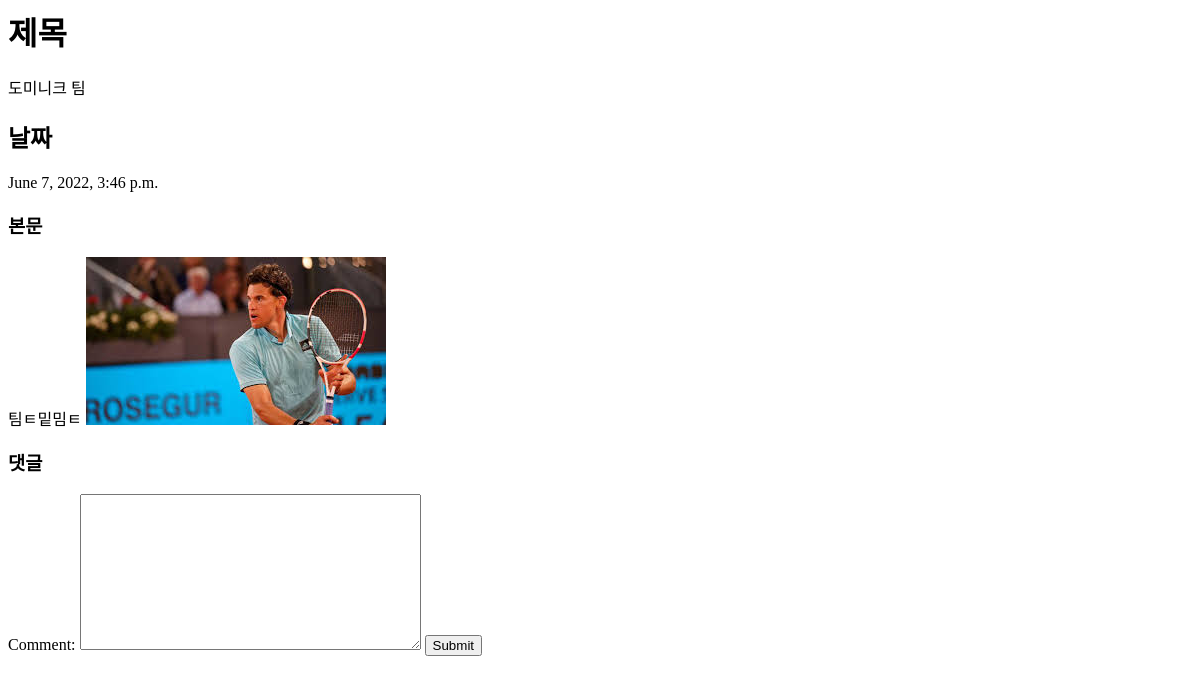
Before: /detail/7/ with the older database file.
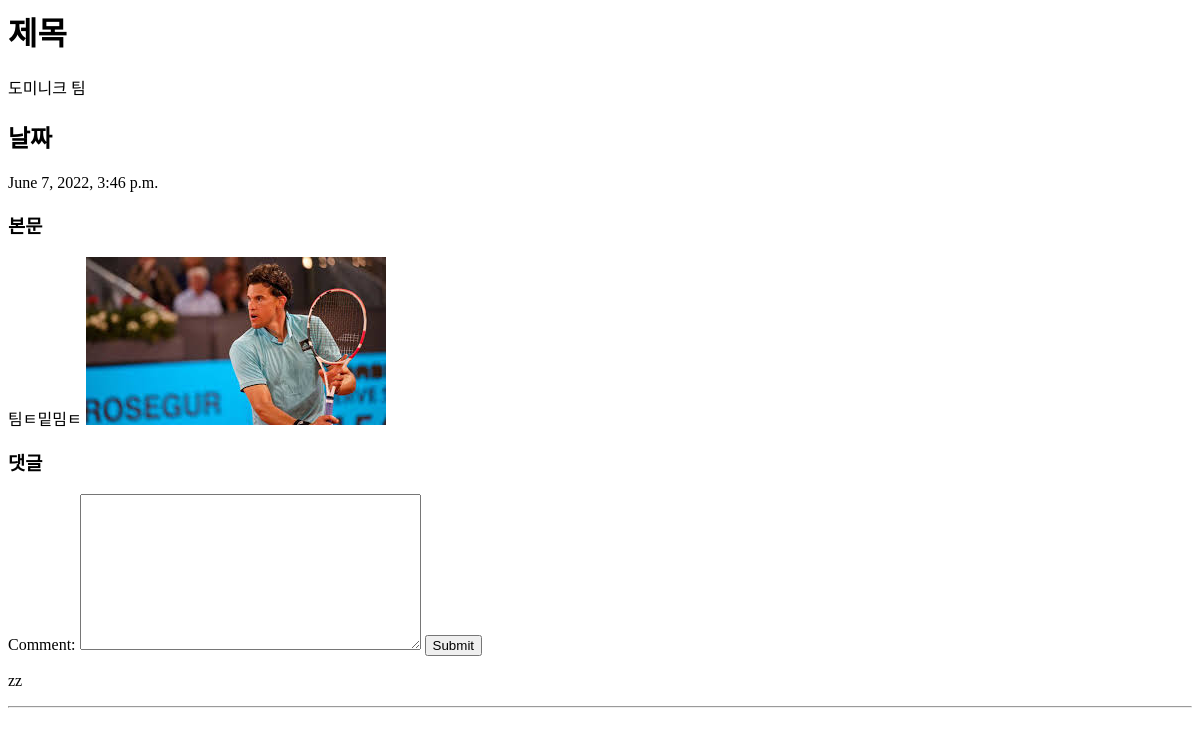
After: the same page with the newer database file.
### blogapp/models.py (models this page shows, shortened)
class Blog(models.Model):
    title = models.CharField(max_length=200)
    body = models.TextField()
    photo = models.FileField(default="", blank=True, null=True, upload_to='blog_photo')
    date = models.DateTimeField(auto_now_add=True)

class Comment(models.Model):
    comment = models.TextField(max_length=200)
    date = models.DateTimeField(auto_now_add=True)
    post = models.ForeignKey(Blog, on_delete=models.CASCADE)
    def __str__(self):
        return self.comment

### blogapp/views.py (the view)
# urls.py: path('detail/<int:post_id>/', views.detail, name="detail"),
def detail(request, post_id):
    blog_detail = get_object_or_404(Blog, pk=post_id)
    comment_form = CommentForm()
    return render(request, 'detail.html', {'blog_detail':blog_detail, 'comment_form': comment_form})

### blogapp/forms.py
class CommentForm(forms.ModelForm):
    class Meta:
        model = Comment
        fields = ['comment']

### blogapp/templates/detail.html (shortened to what this page needs)
<h1>제목</h1>
{{ blog_detail.title }}
<h2>날짜</h2>
{{ blog_detail.date }}
<h3>본문</h3>
{{ blog_detail.body }}
{% if blog_detail.photo %}
  <img src="{{ blog_detail.photo.url }}" alt="">
{% endif %}
<h3>댓글</h3>
<form action="{% url 'create_comment' blog_detail.id %}" method="POST">
  {{ comment_form }}
  <input type="submit">
</form>
{% for comment in blog_detail.comment_set.all %}
  <p>{{ comment }}</p>
  <hr>
{% endfor %}

Changed rows visible on the page:
added Comment: comment "zz"
